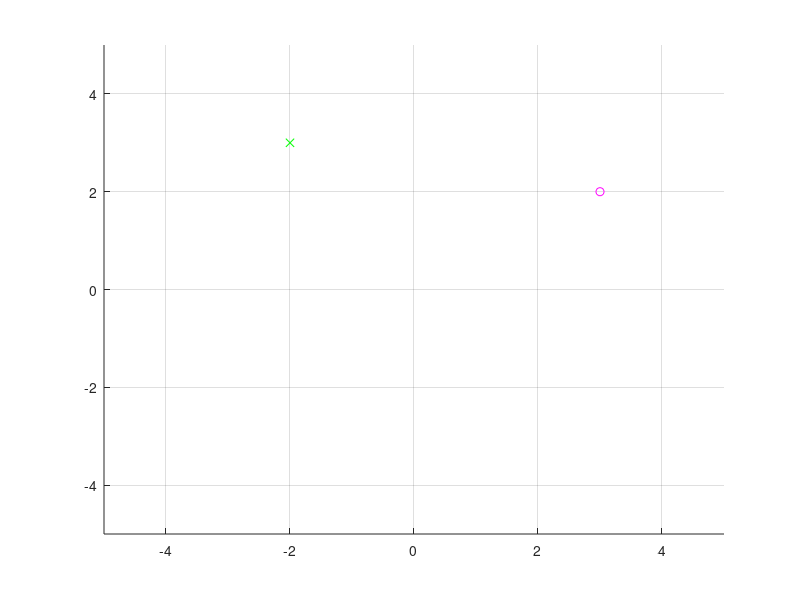

Reproduce this figure in MATLAB.
% %https://www.maths.unsw.edu.au/sites/default/files/MatlabSelfPaced/lesson10/MatlabLesson10_Complex.html
% 
% Plot the complex curve z = exp(i* t) for t in [-4, 4]. What should the curve look like?
% % Answer: 
% t = linspace(-4,4,401);
% % % z = exp(complex(0,t)); not working in matlab2018b
% z = exp(i*t);
% 
% plot(z);
% axis([-2 2 -2 2]);
% % The plot looks like an ellipse, but should be a circle with centre
% % the origin and radius 1, as |z| = 1 for all real t. To get a plot 
% % that looks like a circle, you need to make the axes equal. 
% 
% 
z1 = 3 + 2*i;
% plot(real(z1), imag(z1), '*');
hold on
plot(z1, 'm-o')
hold on
plot(z1*i,'g-x')


axis([-5 5 -5 5])
grid on


% z2 = [3+2i, -2+1i, -2-1i, 1-2i];
% plot(z2,'*');
% axis([-4 4 -4 4])
% grid on
% xlabel('real part')
% ylabel('imaginary part')
% title('complex number plot')
% gtext(["3+2i"; "-2+1i"; "-2-1i"; "1-2i"])
